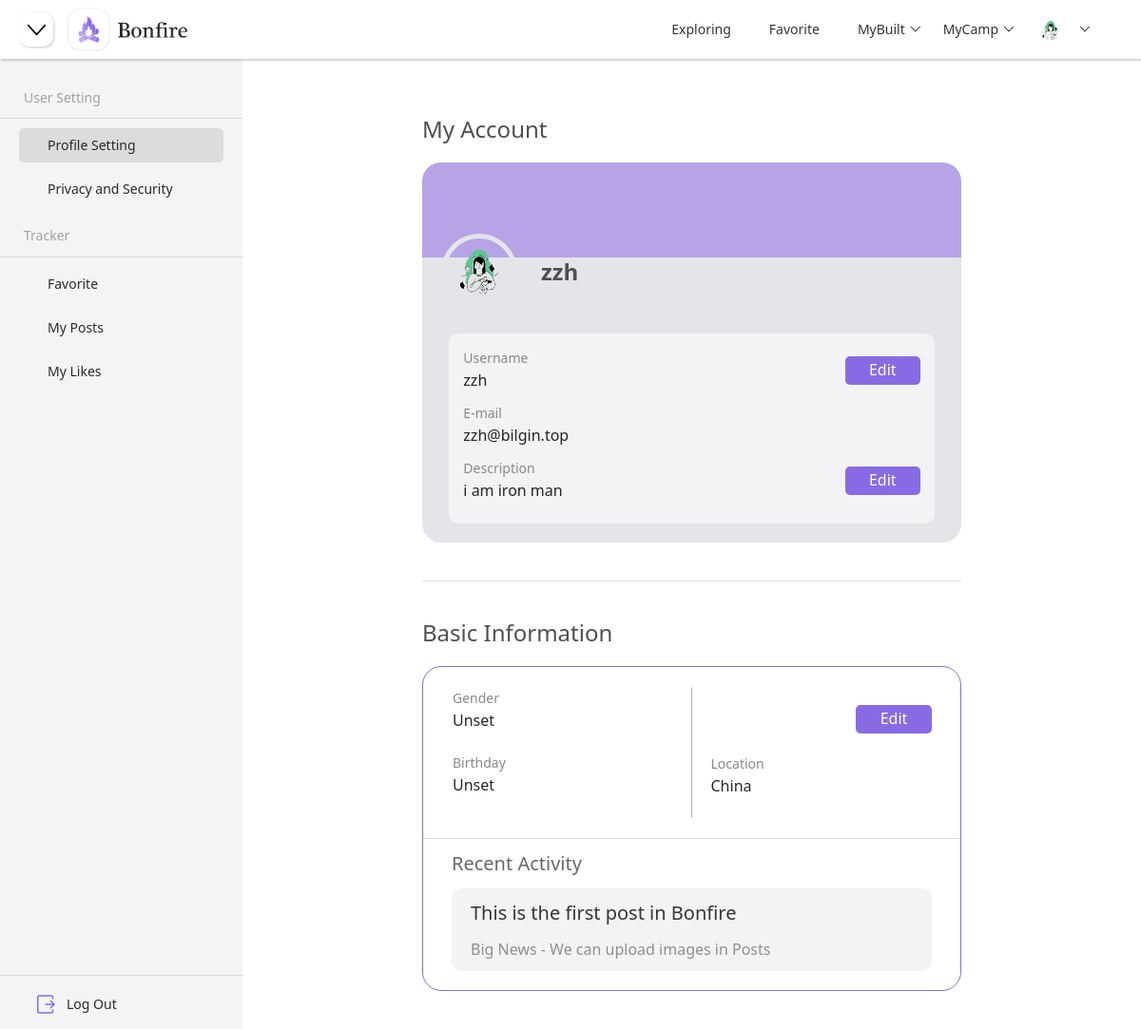
Before: /user/profile (signed in) with the older database file.
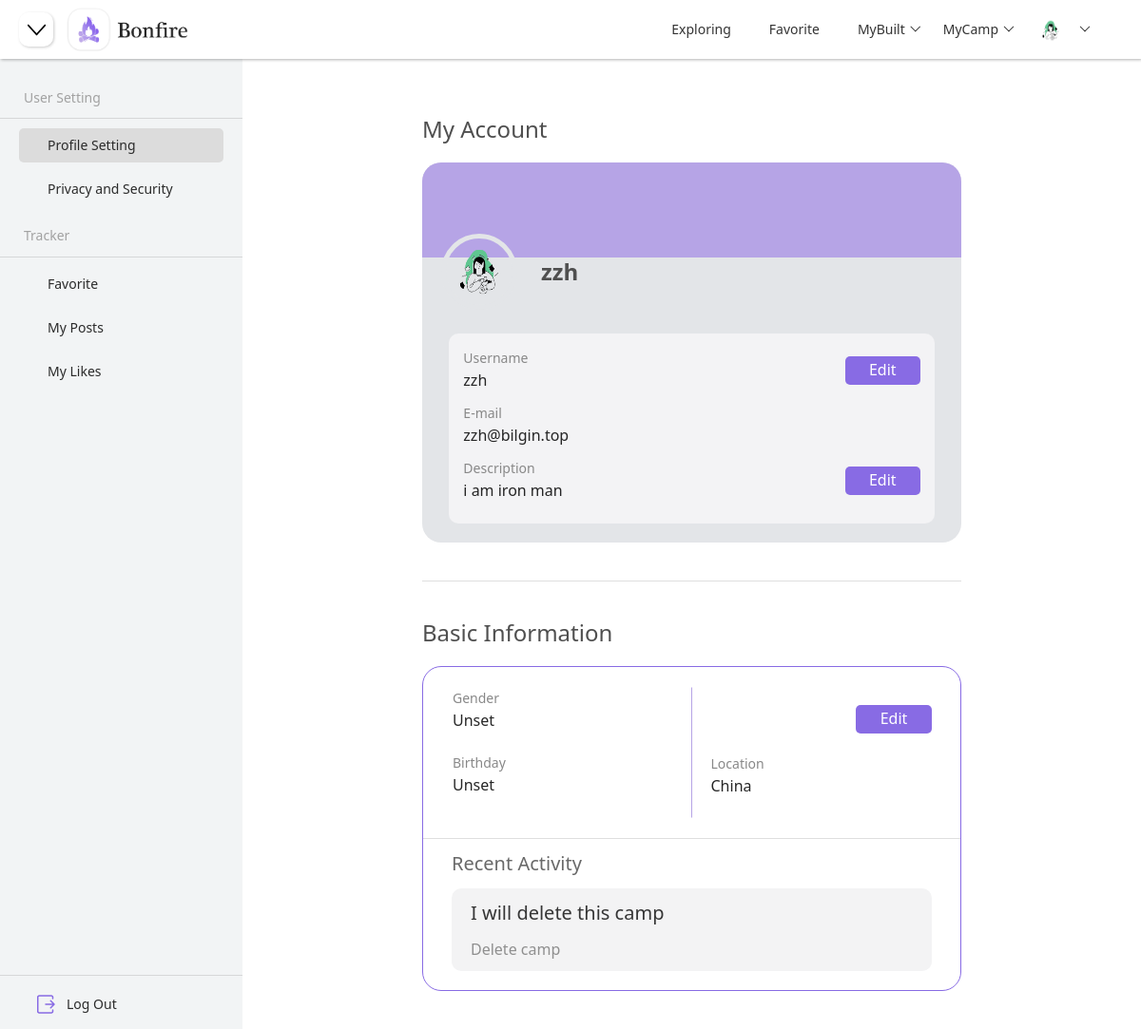
After: the same page with the newer database file.
### models.py (models this page shows)
class PostModel(db.Model):
    __tablename__ = "post"
    id = db.Column(db.Integer, primary_key=True, autoincrement=True)
    title = db.Column(db.String(100), nullable=False, unique=False)
    content = db.Column(db.Text, nullable=True)
    create_time = db.Column(db.DateTime, default=datetime.now)
    update_time = db.Column(db.DateTime, default=datetime.now)
    is_top = db.Column(db.Boolean, default=False)
    is_notice = db.Column(db.Boolean, default=False)
    is_delete = db.Column(db.Boolean, default=False)
    description = db.Column(db.String(200), nullable=True)
    favorite_count = db.Column(db.Integer, default=0)
    comment_count = db.Column(db.Integer, default=0)
    like_count = db.Column(db.Integer, default=0)
    user_id = db.Column(db.Integer, db.ForeignKey("user.id"))
    camp_id = db.Column(db.Integer, db.ForeignKey("camp.id"))
    category_id = db.Column(db.Integer, db.ForeignKey("category.id"))
    user = db.relationship("UserModel", backref="posts")
    camp = db.relationship("CampModel", backref="posts")
    category = db.relationship("CategoryModel", backref="posts")

### blueprints/user.py (the view)
class Profile(Resource):
    method_decorators = [login_required]
    def get(self):
        camp_builders = get_all_camp_builder()
        camp_joins = get_all_camp_join()
        latest_post = PostModel.query.filter_by(user_id=g.user.id, is_delete=0).order_by(PostModel.create_time.desc()).first()
        if latest_post:
            latest_post = latest_post
        else:
            latest_post = None
        try:
            return render_template("profile.html", user=g.user, birthday=g.user.birthday.strftime("%Y-%m-%d"),
                                   status="profile", camp_builders=camp_builders, camp_joins=camp_joins, latest_post=latest_post)
        except Exception as e:
            print(e)
            return render_template("profile.html", user=g.user,
                                   status="profile", camp_builders=camp_builders, camp_joins=camp_joins, latest_post=latest_post)

### app.py (called while the page is built)
@app.before_request
def before_request():
    user_id = session.get("user_id")
    if user_id:
        try:
            user = UserModel.query.get(user_id)
            g.user = user
        except:
            g.user = None

@app.context_processor
def context_processor():
    if hasattr(g, "user"):
        return {"user": g.user}
    else:
        return {}

### blueprints/user.py (called while the page is built)
@api.representation('text/html')
def output_html(data, code, headers=None):
    if isinstance(data, str):
        resp = Response(data)
        return resp
    else:
        return Response(json.dumps(data), mimetype='application/json')

### controller.py (called while the page is built)
def get_all_camp_builder():
    user_id = session.get("user_id")
    if user_id:
        camp_user = CampUserModel.query.filter_by(user_id=user_id, identity="Builder").all()
        camps = []
        camp_dict = {}
        for camp in camp_user:
            camp_dict["camp_id"] = camp.camp_id
            camp = CampModel.query.filter_by(id=camp.camp_id).first()
            camp_dict["camp_name"] = camp.name
            camps.append(camp_dict)
            camp_dict = {}
        return camps
    else:
        return {}

### templates/profile.html (shortened to what this page needs)
{% extends "components/index_navi.html" %}
{% block head %}
    <link rel="stylesheet" href="{{ url_for('static', filename='css/camp.css') }}">
    <link rel="stylesheet" href="{{ url_for('static', filename='css/profile.css') }}">
{% endblock %}
{% block navi_shrink %}
    <button class="justify-content-start shrink-btn" onclick="side()">
    </button>
{% endblock %}
{% block body %}
    {% include "components/profile_side.html" %}
    {% include "components/profile_container.html" %}
{% endblock %}

### templates/components/profile_container.html (shortened to what the changed rows need)
<div class="container-box" id="container-box">
    <div class="center" id="center-box">
        <div class="profile-basic-info-area">
            <div class="my-activity">
                {% if latest_post == None %}
                    <div class="no_activity">
                        <img id="no_activity" src="{{ url_for("static", filename="images/no_activity.png") }}">
                    </div>
                {% else %}
                    <div class="my-activity-content">
                        <a class="my-activity-content-title" href="/camp/{{ latest_post.camp_id }}/{{ latest_post.category_id }}/{{ latest_post.id }}">
                            {{ latest_post.title }}
                        </a>
                        <div class="my-activity-content-area">
                            <p>{{ latest_post.description }}</p>
                        </div>
                    </div>
                {% endif %}
            </div>
        </div>
    </div>
</div>

Changed rows visible on the page:
no longer on this page (row unchanged): PostModel: title "This is the first post in Bonfire", description "Big News - We can upload images in Posts"
added PostModel: title "I will delete this camp", description "Delete camp"
